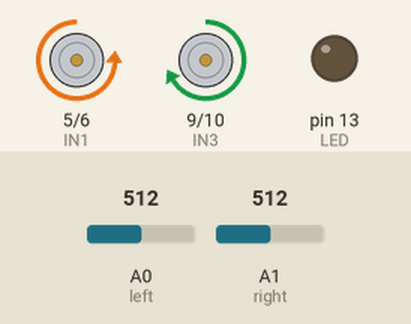
Recording of a sketch running on a simulated Arduino Uno, built with avr-gcc and run on an emulated ATmega328P. Parts: motor-driver pin pairs drawn as motors (green arrow = first pin HIGH = forward, orange = second pin HIGH = backward, longer = more drive, scaled by the enable pin), output pins drawn as LEDs (lit = HIGH). Dashed ring = blinking. The inputs (shaded band) are chosen by the test bench; at power-on: A0 (left) = 512, A1 (right) = 512.

Above: at 1.2 s.
1.3 s: A0 (left) set to 424
2.8 s: A0 (left) set to 411
At 3.2 s:
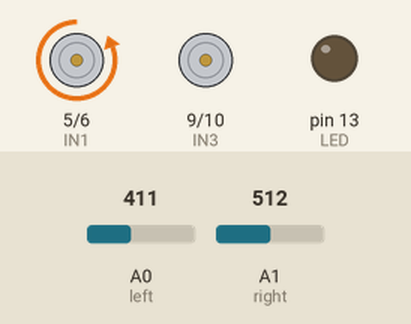
5.8 s: A1 (right) set to 501
7.3 s: A1 (right) set to 324
8.8 s: A1 (right) set to 310
At 8.99 s:
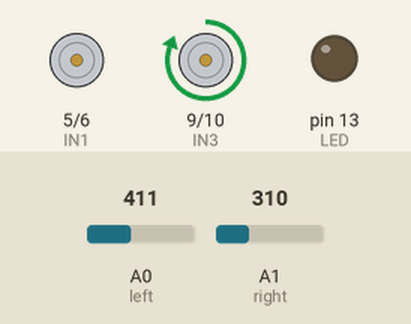
11.8 s: A0 (left) set to 390
At 12.3 s:
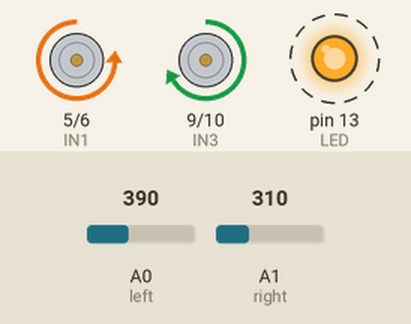
At 13.5 s:
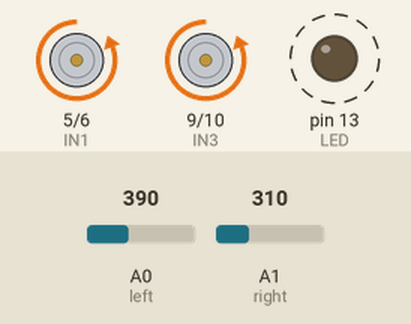
Timing chart, 0 to 15.8 s (numbered marks = the images above; inputs shaded):
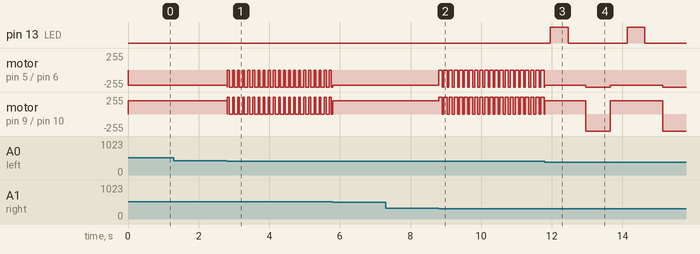

The sketch:

Sizable_Rodent.ino
```cpp
//define hbridge pins
#define EN1  12
#define EN2  11
#define IN1  5
#define IN2  6
#define IN3  9
#define IN4  10

//define indicator LED
#define LED  13

//define sensor pins
#define left  A0
#define right  A1

// Declare parameters of the robot to measure and control
int leftSpeed;
int rightSpeed;

int rightDistance;
int leftDistance;

int rightBaseline;
int leftBaseline;

// Parameters for the controller
int rightError;
int leftError;
int totalError;
int tolerance;

int time; // Time between control loop iterations
int integral;
double kp; // Proportional gain
double ki; // Integral gain

// Functions to move and decide how to move
int acquireLeft();
int acquireRight();
void moveStraight();
void turnRight();
void turnLeft();
void stopMoving();

void setup()
{
  //Configure the pins
  pinMode(EN1, OUTPUT);
  pinMode(EN2, OUTPUT);
  pinMode(IN1, OUTPUT);
  pinMode(IN2, OUTPUT);
  pinMode(IN3, OUTPUT);
  pinMode(IN4, OUTPUT);

  digitalWrite(EN1, HIGH);
  digitalWrite(EN2, HIGH);

  pinMode(LED, OUTPUT);

  pinMode(left, INPUT);
  pinMode(right, INPUT);

  //set the starting parameters
  rightSpeed = 230;
  leftSpeed = 200;

  rightBaseline = acquireRight();
  leftBaseline = acquireLeft();

  //set the control parameters
  kp = 0.1;
  ki = 3;
  time = 10;
  totalError = 0;
  integral = 0;
  tolerance = 100;

  //begin serial for debugging
  Serial.begin(9600);
}

void loop()
{
  rightSpeed = 230;
  leftSpeed = 200;
  //Serial.println(analogRead(left));
  int currentRight = acquireRight();
  int currentLeft = acquireLeft();

  while (currentRight > 220 && currentLeft > 400)
  {
    moveStraight();
    currentRight = acquireRight();
    currentLeft = acquireLeft();
  }

  stopMoving();
  currentRight = acquireRight();
  currentLeft = acquireLeft();

  if (currentRight < 220)
  {
    for (int i = 0; i < 5000; i++)
    {
      analogWrite(IN1, 0);
      analogWrite(IN2, 230);
      analogWrite(IN3, 200);
      analogWrite(IN4, 0);
    }
    digitalWrite(LED, HIGH);
    delay(500);
    digitalWrite(LED, LOW);
    delay(500);
    turnRight();
  }
  else
  {
    for (int i = 0; i < 5000; i++)
    {
      analogWrite(IN1, 0);
      analogWrite(IN2, 230);
      analogWrite(IN3, 200);
      analogWrite(IN4, 0);
    }
    digitalWrite(LED, HIGH);
    delay(500);
    digitalWrite(LED, LOW);
    delay(500);
    turnLeft();
  }
}

int acquireLeft()
{
  unsigned int sum = 0;
  for (int i = 0; i < 10; i++)
    sum += analogRead(left);
  return sum/10;
}

int acquireRight()
{
  unsigned int sum = 0;
  for (int i = 0; i < 10; i++)
    sum += analogRead(right);
  return sum/10;
}

void moveStraight()
{
  //This is where our controller will be implemented since we only need it when going forward.

  //Find your position relative to the left and right walls
  rightDistance = acquireRight();
  leftDistance = acquireLeft();

  //Compute the error in these measurements
  rightError = rightBaseline - rightDistance;
  leftError = leftBaseline - leftDistance;

  //Compute the total error and integral error
  totalError = rightError - leftError;
  integral += totalError*time;

  //Decide how to correct based on the error
  if (totalError < -tolerance)
  {
    rightSpeed += abs(kp*totalError + ki*integral);  //shift right
    leftSpeed -= abs(kp*totalError + ki*integral);
  }
  else if (totalError > tolerance)
  {
    rightSpeed -= abs(kp*totalError + ki*integral);  //shift left
    leftSpeed += abs(kp*totalError + ki*integral);
  }
  else
  {
    rightSpeed = 230;
    leftSpeed = 200;
  }

  //Normalize speeds if they exceed the system limit
  if (rightSpeed < 0)
    rightSpeed = 0;
  if (rightSpeed > 255)
    rightSpeed = 255;
  if (leftSpeed < 0)
    leftSpeed = 0;
  if (leftSpeed > 255)
    leftSpeed = 255;

  //Set motor control signals
  analogWrite(IN1, 0);
  analogWrite(IN2, rightSpeed);
  analogWrite(IN3, leftSpeed);
  analogWrite(IN4, 0);
}

void turnRight()
{
  //right motor backward
  analogWrite(IN1, 255);
  analogWrite(IN2, 0);
  //left motor forward
  analogWrite(IN3, 255);
  analogWrite(IN4, 0);
  //wait some time
  delay(550);
  //go back to straight
  for (int i = 0; i < 10000; i++)
  {
    analogWrite(IN1, 0);
    analogWrite(IN2, 230);
    analogWrite(IN3, 200);
    analogWrite(IN4, 0);
  }
}

void turnLeft()
{
  //right motor forward
  analogWrite(IN1, 0);
  analogWrite(IN2, 255);
  //left motor backward
  analogWrite(IN3, 0);
  analogWrite(IN4, 255);
  //wait some time
  delay(700);
  //go back to straight
  for (int i = 0; i < 10000; i++)
  {
    analogWrite(IN1, 0);
    analogWrite(IN2, 230);
    analogWrite(IN3, 200);
    analogWrite(IN4, 0);
  }
}

void stopMoving()
{
  analogWrite(IN1, 0);
  analogWrite(IN2, 0);
  analogWrite(IN3, 0);
  analogWrite(IN4, 0);
}
```

Measured:
- the behaviour switches between 412 and 411 on A0 (left) (found by bisection; images 0 and 1)
- the behaviour switches between 311 and 310 on A1 (right) (found by bisection; images 1 and 2)
- after the input at 1.3 s, every drawn part: stays the same
- after the input at 2.8 s, motor on pin 5 (IN1) / pin 6 (IN2): backward 230/255 → backward 255/255 at once, then repeats every 0.15 s: stopped 0.05 s, backward 255/255 0.10 s; motor on pin 9 (IN3) / pin 10 (IN4): forward 200/255 → stopped at once, then repeats every 0.15 s: forward 255/255 0.05 s, stopped 0.10 s
- after the input at 7.3 s, every drawn part: stays the same
- after the input at 8.8 s, motor on pin 5 (IN1) / pin 6 (IN2): alternates backward 255/255 for 0.05 s and stopped for 0.10 s, starting at once; motor on pin 9 (IN3) / pin 10 (IN4): alternates forward 255/255 for 0.10 s and stopped for 0.05 s, starting at once
- after the input at 11.8 s, pin 13 (LED): alternates HIGH for 0.50 s and LOW for 1.7 s, starting after 0.16 s
